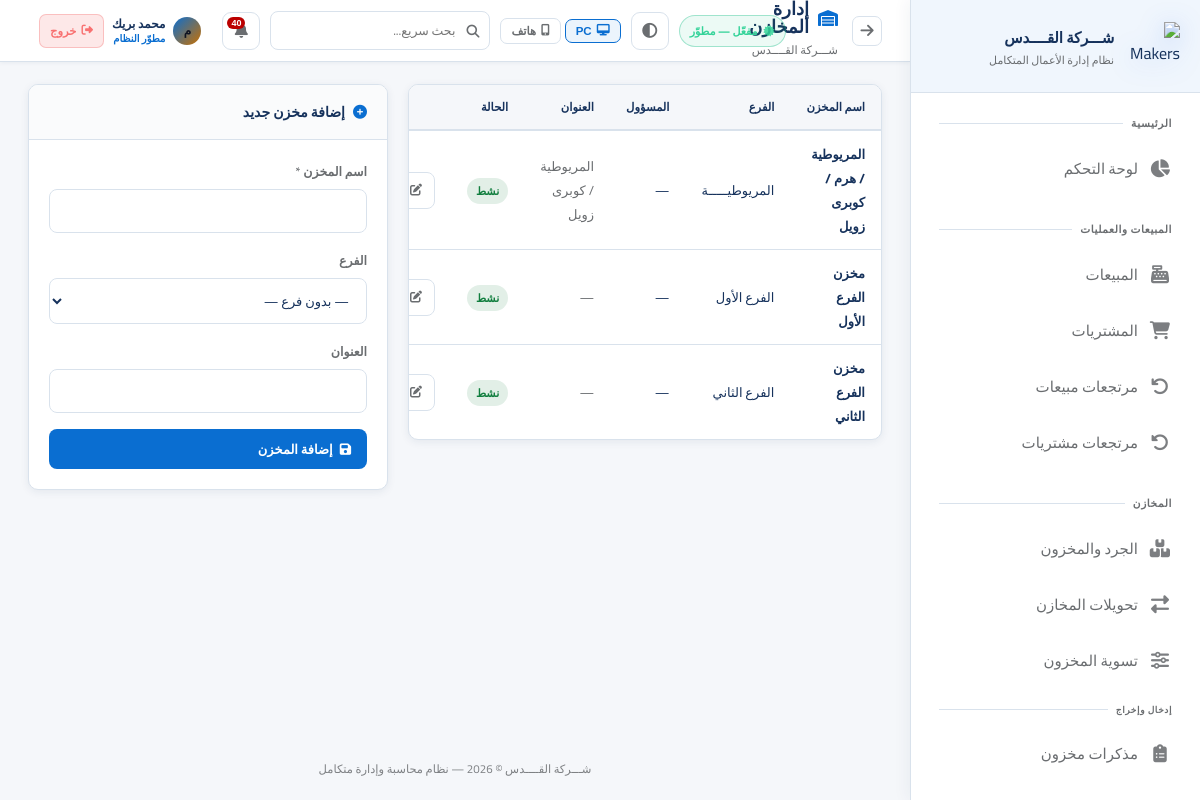
Page /settings/warehouses (signed in) on the committed database.
### app.py (models this page shows, shortened)
class AppSetting(db.Model):
    id = db.Column(db.Integer, primary_key=True)
    key = db.Column(db.String(80), unique=True, nullable=False)
    value = db.Column(db.Text)

class User(UserMixin, db.Model):
    id = db.Column(db.Integer, primary_key=True)
    username = db.Column(db.String(80), unique=True, nullable=False)
    password_hash = db.Column(db.String(256))
    full_name = db.Column(db.String(120))
    role = db.Column(db.String(20), default='user')  # developer, admin, manager, user
    branch_id = db.Column(db.Integer, db.ForeignKey('branch.id'))
    is_active = db.Column(db.Boolean, default=True)
    created_at = db.Column(db.DateTime, default=datetime.utcnow)
    last_seen = db.Column(db.DateTime, nullable=True)
    last_ip = db.Column(db.String(64), nullable=True)
    last_user_agent = db.Column(db.String(256), nullable=True)
    permissions = db.Column(db.Text)  # JSON list of permission keys; empty = استخدام صلاحيات الدور

class Warehouse(db.Model):
    id = db.Column(db.Integer, primary_key=True)
    name = db.Column(db.String(100), nullable=False)
    branch_id = db.Column(db.Integer, db.ForeignKey('branch.id'))
    manager_id = db.Column(db.Integer, db.ForeignKey('user.id'))
    address = db.Column(db.String(200))
    is_active = db.Column(db.Boolean, default=True)
    manager = db.relationship('User', foreign_keys=[manager_id])

class Branch(db.Model):
    id = db.Column(db.Integer, primary_key=True)
    name = db.Column(db.String(100), nullable=False)
    address = db.Column(db.String(200))
    phone = db.Column(db.String(20))
    is_active = db.Column(db.Boolean, default=True)
    users = db.relationship('User', backref='branch', lazy=True)
    warehouses = db.relationship('Warehouse', backref='branch', lazy=True)

### app.py (the view)
@app.route('/settings/warehouses')
@login_required
@admin_required
def warehouses():
    warehouses = Warehouse.query.all()
    branches = Branch.query.filter_by(is_active=True).all()
    purge_ok = {wh.id: (not warehouse_has_operations(wh.id)) for wh in warehouses}
    return render_template('warehouses.html', warehouses=warehouses, branches=branches, purge_ok=purge_ok)

### templates/warehouses.html (shortened to what this page needs)
{% extends 'base.html' %}
{% set block_icon = 'fas fa-warehouse' %}
{% block content %}
<div style="display:grid;grid-template-columns:1fr 360px;gap:20px;align-items:start;" class="wh-page-grid">
<div class="card"><div class="table-container"><table>
    <thead><tr><th>اسم المخزن</th><th>الفرع</th><th>المسؤول</th><th>العنوان</th><th>الحالة</th><th style="width:200px;"></th></tr></thead>
    <tbody>
        {% for wh in warehouses %}
        <tr>
            <td style="font-weight:700;">{{ wh.name }}</td>
            <td>{{ wh.branch.name if wh.branch else '—' }}</td>
            <td>{{ wh.manager.full_name if wh.manager else '—' }}</td>
            <td style="color:var(--text-muted);">{{ wh.address or '—' }}</td>
            <td><span class="badge {{ 'badge-success' if wh.is_active else 'badge-secondary' }}">{{ 'نشط' if wh.is_active else 'موقوف' }}</span></td>
            <td style="white-space:nowrap;">
                <a href="{{ url_for('edit_warehouse', id=wh.id) }}" class="btn btn-sm btn-outline"><i class="fas fa-edit"></i> تعديل</a>
            </td>
        </tr>
        {% else %}
        <tr><td colspan="6"><div class="empty-state"><i class="fas fa-warehouse"></i><h3>لا توجد مخازن</h3></div></td></tr>
        {% endfor %}
    </tbody>
</table></div></div>
<div class="card">
    <div class="card-header"><div class="card-title"><i class="fas fa-plus-circle"></i> إضافة مخزن جديد</div></div>
    <div class="card-body">
        <form method="POST" action="{{ url_for('add_warehouse') }}">
            <div class="form-group"><label class="form-label">اسم المخزن *</label><input type="text" name="name" class="form-control" required></div>
            <div class="form-group">
                <label class="form-label">الفرع</label>
                <select name="branch_id" class="form-control">
                    <option value="">— بدون فرع —</option>
                </select>
            </div>
            <div class="form-group"><label class="form-label">العنوان</label><input type="text" name="address" class="form-control"></div>
            <button type="submit" class="btn btn-primary" style="width:100%;"><i class="fas fa-save"></i> إضافة المخزن</button>
        </form>
    </div>
</div>
</div>
{% endblock %}

### templates/base.html (shortened to what this page needs)
<!DOCTYPE html>
<html lang="ar" dir="rtl" data-theme="fiori" data-layout-default="{{ layout_max_width | default('1400px') }}">
<head>
    <link rel="stylesheet" href="https://cdnjs.cloudflare.com/ajax/libs/font-awesome/6.5.0/css/all.min.css">
    <link rel="stylesheet" href="{{ url_for('static', filename='css/style.css') }}">
</head>
<body>
<aside class="sidebar sidebar-enterprise" id="sidebar">
    <div class="sidebar-logo">
        <div class="logo-icon">
            <img src="{{ url_for('static', filename='img/logo-makers-erp-3d.png') }}" alt="Makers ERP">
        </div>
        <div class="logo-text">
            <div class="name">{{ app_brand_title | default('Silsal POS') }}</div>
            <div class="sub">نظام إدارة الأعمال المتكامل</div>
        </div>
    </div>
    <nav class="sidebar-nav" id="sidebarNav" style="display:flex;flex-direction:column;padding-bottom:8px;">
        <div class="nav-section">
            <div class="nav-label">الرئيسية</div>
            {% if can('dashboard') %}
            <a href="{{ url_for('dashboard') }}" class="nav-link {% if request.endpoint=='dashboard' %}active{% endif %}">
                <i class="fas fa-chart-pie"></i><span class="label">لوحة التحكم</span>
            </a>
            {% endif %}
        </div>
        {% if can('sales') or can('purchases') or can('returns') %}
        <div class="nav-section">
            <div class="nav-label">المبيعات والعمليات</div>
            {% if can('sales') %}
            <a href="{{ url_for('sales') }}" class="nav-link {% if 'sale' in (request.endpoint or '') and 'return' not in (request.endpoint or '') and 'report' not in (request.endpoint or '') %}active{% endif %}">
                <i class="fas fa-cash-register"></i><span class="label">المبيعات</span>
            </a>
            {% endif %}
            {% if can('purchases') %}
            <a href="{{ url_for('purchases') }}" class="nav-link {% if 'purchase' in (request.endpoint or '') and 'return' not in (request.endpoint or '') and 'report' not in (request.endpoint or '') %}active{% endif %}">
                <i class="fas fa-shopping-cart"></i><span class="label">المشتريات</span>
            </a>
            {% endif %}
            {% if can('returns') %}
            <a href="{{ url_for('sale_returns') }}" class="nav-link {% if request.endpoint in ['sale_returns','new_sale_return'] %}active{% endif %}">
                <i class="fas fa-undo"></i><span class="label">مرتجعات مبيعات</span>
            </a>
            <a href="{{ url_for('purchase_returns') }}" class="nav-link {% if request.endpoint in ['purchase_returns','new_purchase_return'] %}active{% endif %}">
                <i class="fas fa-undo-alt"></i><span class="label">مرتجعات مشتريات</span>
            </a>
            {% endif %}
        </div>
        {% endif %}
        {% if can('inventory') or can('transfers') or can('adjust_stock') %}
        <div class="nav-section">
            <div class="nav-label">المخازن</div>
            {% if can('inventory') %}
            <a href="{{ url_for('inventory') }}" class="nav-link {% if request.endpoint=='inventory' %}active{% endif %}">
                <i class="fas fa-boxes"></i><span class="label">الجرد والمخزون</span>
            </a>
            {% endif %}
            {% if can('transfers') %}
            <a href="{{ url_for('transfers') }}" class="nav-link {% if 'transfer' in (request.endpoint or '') %}active{% endif %}">
                <i class="fas fa-exchange-alt"></i><span class="label">تحويلات المخازن</span>
            </a>
            {% endif %}
            {% if can('adjust_stock') %}
            <a href="{{ url_for('adjust_stock') }}" class="nav-link {% if request.endpoint=='adjust_stock' %}active{% endif %}">
                <i class="fas fa-sliders-h"></i><span class="label">تسوية المخزون</span>
            </a>
            {% endif %}
            {% if can('inventory') %}
            <div class="nav-label" style="padding-top:10px;font-size:9px;">إدخال وإخراج</div>
            <a href="{{ url_for('inventory_memos_list') }}" class="nav-link ">
                <i class="fas fa-clipboard-list"></i><span class="label">مذكرات مخزون</span>
            </a>
            {% endif %}
        </div>
        {% endif %}
        {% if can('customers') or can('suppliers') or can('employees') %}
        <div class="nav-section">
        </div>
        {% endif %}
    </nav>
</aside>
<main class="main-content">
    <div class="topbar">
        <div style="display:flex;align-items:center;gap:14px;">
            <button type="button" onclick="history.back()" class="icon-btn" title="رجوع" style="font-size:15px;flex-shrink:0;"><i class="fas fa-arrow-right"></i></button>
            <div>
                <div class="page-title"><i class="{{ block_icon | default('fas fa-home') }}"></i>{% block page_title %}الرئيسية{% endblock %}</div>
                <div class="breadcrumb">{% block breadcrumb %}{{ app_brand_title }}{% endblock %}</div>
            </div>
        </div>
        <div class="topbar-right">
            {% if subscription_status %}
            <span class="sub-pill {% if subscription_status.kind in ('developer','permanent') %}ok{% elif subscription_status.kind in ('expired','none') %}bad{% else %}warn{% endif %}" title="حالة الاشتراك / الترخيص">
                <i class="fas fa-certificate" style="margin-left:6px;opacity:.85;"></i>{{ subscription_status.line }}
            </span>
            {% endif %}
            <button type="button" class="theme-toggle" onclick="erpToggleTheme()" title="تبديل الثيم (Fiori / فاتح / داكن)"><i class="fas fa-adjust"></i></button>
            <div class="erp-device-layout-tools" style="display:flex;align-items:center;gap:4px;flex-shrink:0;" title="وضع العرض — يُحفظ على هذا الجهاز فقط">
                <button type="button" id="btnLayoutPC" onclick="erpSetLayout('pc')" title="عرض PC"
                    style="display:flex;align-items:center;gap:5px;padding:5px 10px;border-radius:7px;font-size:11.5px;font-weight:700;
                           border:1px solid var(--border);background:transparent;color:var(--text-muted);cursor:pointer;transition:all .18s;">
                    <i class="fas fa-desktop"></i> PC
                </button>
                <button type="button" id="btnLayoutPhone" onclick="erpSetLayout('phone')" title="عرض هاتف"
                    style="display:flex;align-items:center;gap:5px;padding:5px 10px;border-radius:7px;font-size:11.5px;font-weight:700;
                           border:1px solid var(--border);background:transparent;color:var(--text-muted);cursor:pointer;transition:all .18s;">
                    <i class="fas fa-mobile-alt"></i> هاتف
                </button>
            </div>
            <div style="position:relative;" id="globalSearchWrapper">
                <div style="position:relative;">
                    <i class="fas fa-search" style="position:absolute;right:11px;top:50%;transform:translateY(-50%);color:var(--text-muted);font-size:13px;pointer-events:none;"></i>
                    <input type="text" id="globalSearchInput" placeholder="بحث سريع..." autocomplete="off"
                        style="width:220px;padding:7px 34px 7px 12px;background:rgba(255,255,255,.04);border:1px solid var(--border);
                               border-radius:8px;color:var(--text);font-family:Cairo,sans-serif;font-size:12.5px;transition:all .2s;"
                        onfocus="this.style.borderColor='var(--accent)';this.style.width='280px'"
                        onblur="setTimeout(()=>{this.style.borderColor='';this.style.width='220px';closeGlobalSearch()},200)">
                </div>
            </div>
            <div style="position:relative;" id="notifWrapper">
                <button class="notif-btn" onclick="toggleNotif()" title="الإشعارات">
                    <i class="fas fa-bell"></i>
                    <span class="notif-count" id="notifCount"></span>
                </button>
            </div>
            <div style="display:flex;align-items:center;gap:8px;padding:4px 10px;border-radius:10px;
                        background:rgba(255,255,255,.05);border:1px solid rgba(255,255,255,.09);
                        backdrop-filter:blur(12px);-webkit-backdrop-filter:blur(12px);flex-shrink:0;">
                <div style="width:28px;height:28px;border-radius:50%;background:linear-gradient(135deg,var(--accent),#c97000);
                            display:flex;align-items:center;justify-content:center;font-size:12px;font-weight:800;color:#0f1422;flex-shrink:0;">
                    {{ (current_user.full_name or current_user.username)[0] }}
                </div>
                <div style="line-height:1.3;min-width:0;">
                    <div style="font-size:12px;font-weight:700;color:var(--text);white-space:nowrap;overflow:hidden;text-overflow:ellipsis;max-width:100px;">
                        {{ current_user.full_name or current_user.username }}
                    </div>
                    <div style="font-size:10px;color:var(--accent);font-weight:600;">
                        {% if current_user.role=='developer' %}مطوّر النظام
                        {% elif current_user.role=='admin' %}مدير النظام
                        {% elif current_user.role=='manager' %}مشرف
                        {% else %}مستخدم{% endif %}
                    </div>
                </div>
                <a href="{{ url_for('logout') }}" title="تسجيل الخروج"
                   style="display:flex;align-items:center;gap:5px;padding:5px 10px;border-radius:7px;
                          background:rgba(239,68,68,.12);border:1px solid rgba(239,68,68,.25);
                          color:#f87171;font-size:11.5px;font-weight:700;text-decoration:none;white-space:nowrap;
                          transition:all .18s;flex-shrink:0;"
                   onmouseover="this.style.background='rgba(239,68,68,.22)';this.style.borderColor='rgba(239,68,68,.5)'"
                   onmouseout="this.style.background='rgba(239,68,68,.12)';this.style.borderColor='rgba(239,68,68,.25)'">
                    <i class="fas fa-sign-out-alt"></i> خروج
                </a>
            </div>
        </div>
    </div>
    <div class="content fade-in">
        {% block content %}{% endblock %}
    </div>
    <div class="app-footer-note">{{ app_brand_title }} © 2026 — نظام محاسبة وإدارة متكامل</div>
</main>
</body>
</html>

### rows in the picture
AppSetting: value "شـــركة القــــدس"
User: full_name "م", full_name "محمد بريك"
Warehouse: name "المريوطية / هرم / كوبرى زويل", branch "المريوطيـــــة", manager "—", address "المريوطية / كوبرى زويل", is_active "نشط"
Warehouse: name "مخزن الفرع الأول", branch "الفرع الأول", manager "—", address "—", is_active "نشط"
Warehouse: name "مخزن الفرع الثاني", branch "الفرع الثاني", manager "—", address "—", is_active "نشط"

### other values in the picture
{{ subscription_status.line }} "مفعّل — مطوّر"
